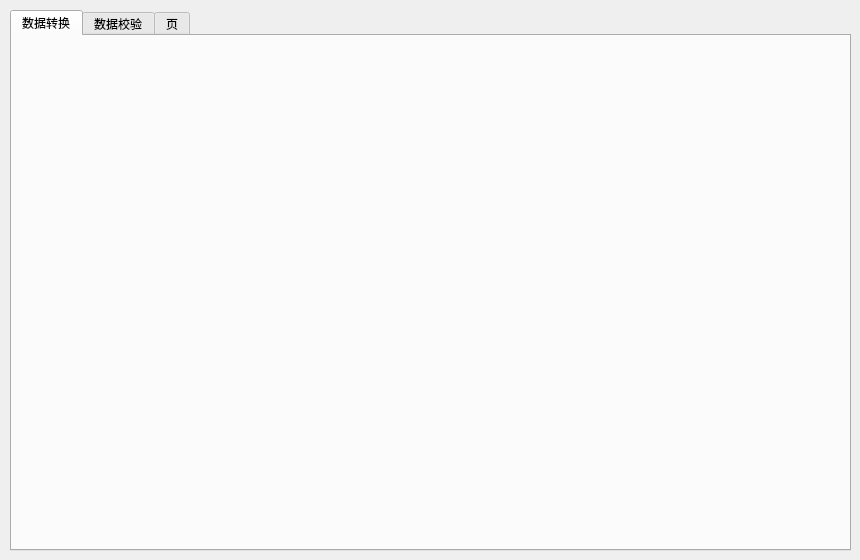
<?xml version="1.0" encoding="UTF-8"?>
<ui version="4.0">
 <class>FormdataProcessor</class>
 <widget class="QWidget" name="FormdataProcessor">
  <property name="geometry">
   <rect>
    <x>0</x>
    <y>0</y>
    <width>860</width>
    <height>560</height>
   </rect>
  </property>
  <property name="windowTitle">
   <string>Form</string>
  </property>
  <widget class="QTabWidget" name="tabWidget_dataConversion">
   <property name="geometry">
    <rect>
     <x>10</x>
     <y>10</y>
     <width>841</width>
     <height>541</height>
    </rect>
   </property>
   <property name="currentIndex">
    <number>0</number>
   </property>
   <widget class="FormChildDataProcessor" name="tab_DataConversion">
    <attribute name="title">
     <string>数据转换</string>
    </attribute>
   </widget>
   <widget class="FormchildDataValidation" name="tab_DataValidation">
    <attribute name="title">
     <string>数据校验</string>
    </attribute>
   </widget>
   <widget class="QWidget" name="tab_5">
    <attribute name="title">
     <string>页</string>
    </attribute>
   </widget>
  </widget>
 </widget>
 <customwidgets>
  <customwidget>
   <class>FormchildDataValidation</class>
   <extends>QWidget</extends>
   <header>formchilddatavalidation.h</header>
   <container>1</container>
  </customwidget>
  <customwidget>
   <class>FormChildDataProcessor</class>
   <extends>QWidget</extends>
   <header>formchilddataprocessor.h</header>
   <container>1</container>
  </customwidget>
 </customwidgets>
 <resources/>
 <connections/>
</ui>
